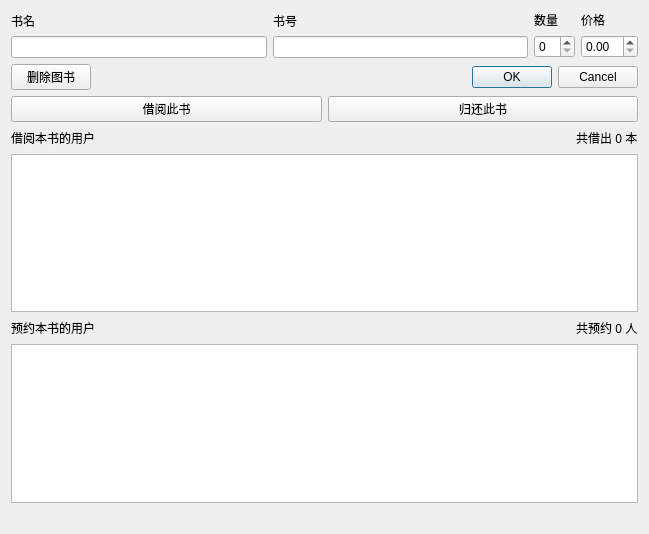
<?xml version="1.0" encoding="UTF-8"?>
<ui version="4.0">
 <class>bookinfo_dialog</class>
 <widget class="QDialog" name="bookinfo_dialog">
  <property name="geometry">
   <rect>
    <x>0</x>
    <y>0</y>
    <width>649</width>
    <height>534</height>
   </rect>
  </property>
  <property name="windowTitle">
   <string>图书详细信息</string>
  </property>
  <layout class="QGridLayout" name="gridLayout">
   <item row="0" column="0" colspan="2">
    <layout class="QHBoxLayout" name="horizontalLayout">
     <item>
      <layout class="QVBoxLayout" name="verticalLayout">
       <item>
        <widget class="QLabel" name="label">
         <property name="text">
          <string>书名</string>
         </property>
        </widget>
       </item>
       <item>
        <widget class="QLineEdit" name="name_edit"/>
       </item>
      </layout>
     </item>
     <item>
      <layout class="QVBoxLayout" name="verticalLayout_2">
       <item>
        <widget class="QLabel" name="label_2">
         <property name="text">
          <string>书号</string>
         </property>
        </widget>
       </item>
       <item>
        <widget class="QLineEdit" name="isbn_edit"/>
       </item>
      </layout>
     </item>
     <item>
      <layout class="QVBoxLayout" name="verticalLayout_3">
       <item>
        <widget class="QLabel" name="label_3">
         <property name="text">
          <string>数量</string>
         </property>
        </widget>
       </item>
       <item>
        <widget class="QSpinBox" name="num_spinBox"/>
       </item>
      </layout>
     </item>
     <item>
      <layout class="QVBoxLayout" name="verticalLayout_4">
       <item>
        <widget class="QLabel" name="label_4">
         <property name="text">
          <string>价格</string>
         </property>
        </widget>
       </item>
       <item>
        <widget class="QDoubleSpinBox" name="price_doubleSpinBox"/>
       </item>
      </layout>
     </item>
    </layout>
   </item>
   <item row="1" column="0" colspan="2">
    <layout class="QHBoxLayout" name="horizontalLayout_2">
     <item>
      <widget class="QPushButton" name="delete_btn">
       <property name="text">
        <string>删除图书</string>
       </property>
      </widget>
     </item>
     <item>
      <spacer name="horizontalSpacer">
       <property name="orientation">
        <enum>Qt::Horizontal</enum>
       </property>
       <property name="sizeHint" stdset="0">
        <size>
         <width>40</width>
         <height>20</height>
        </size>
       </property>
      </spacer>
     </item>
     <item>
      <widget class="QDialogButtonBox" name="buttonBox">
       <property name="standardButtons">
        <set>QDialogButtonBox::Cancel|QDialogButtonBox::Ok</set>
       </property>
      </widget>
     </item>
    </layout>
   </item>
   <item row="2" column="0">
    <widget class="QPushButton" name="borrowBook_btn">
     <property name="text">
      <string>借阅此书</string>
     </property>
    </widget>
   </item>
   <item row="2" column="1">
    <widget class="QPushButton" name="returnBook_btn">
     <property name="text">
      <string>归还此书</string>
     </property>
    </widget>
   </item>
   <item row="3" column="0" colspan="2">
    <layout class="QHBoxLayout" name="horizontalLayout_3">
     <item>
      <widget class="QLabel" name="label_5">
       <property name="text">
        <string>借阅本书的用户</string>
       </property>
      </widget>
     </item>
     <item>
      <spacer name="horizontalSpacer_2">
       <property name="orientation">
        <enum>Qt::Horizontal</enum>
       </property>
       <property name="sizeHint" stdset="0">
        <size>
         <width>40</width>
         <height>20</height>
        </size>
       </property>
      </spacer>
     </item>
     <item>
      <widget class="QLabel" name="num_label">
       <property name="text">
        <string>共借出 0 本</string>
       </property>
      </widget>
     </item>
    </layout>
   </item>
   <item row="4" column="0" colspan="2">
    <widget class="QTableView" name="reader_tableView"/>
   </item>
   <item row="5" column="0" colspan="2">
    <layout class="QHBoxLayout" name="horizontalLayout_4">
     <item>
      <widget class="QLabel" name="label_7">
       <property name="text">
        <string>预约本书的用户</string>
       </property>
      </widget>
     </item>
     <item>
      <spacer name="horizontalSpacer_3">
       <property name="orientation">
        <enum>Qt::Horizontal</enum>
       </property>
       <property name="sizeHint" stdset="0">
        <size>
         <width>40</width>
         <height>20</height>
        </size>
       </property>
      </spacer>
     </item>
     <item>
      <widget class="QLabel" name="reserve_lable">
       <property name="text">
        <string>共预约 0 人</string>
       </property>
      </widget>
     </item>
    </layout>
   </item>
   <item row="6" column="0" colspan="2">
    <widget class="QTableView" name="reserve_tableView"/>
   </item>
   <item row="7" column="0" colspan="2">
    <layout class="QHBoxLayout" name="horizontalLayout_5">
     <item>
      <spacer name="horizontalSpacer_4">
       <property name="orientation">
        <enum>Qt::Horizontal</enum>
       </property>
       <property name="sizeHint" stdset="0">
        <size>
         <width>40</width>
         <height>20</height>
        </size>
       </property>
      </spacer>
     </item>
    </layout>
   </item>
  </layout>
 </widget>
 <resources/>
 <connections/>
</ui>
